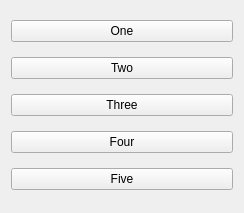
<?xml version="1.0" encoding="UTF-8"?>
<ui version="4.0">
 <class>Widget</class>
 <widget class="QWidget" name="Widget">
  <property name="geometry">
   <rect>
    <x>0</x>
    <y>0</y>
    <width>244</width>
    <height>213</height>
   </rect>
  </property>
  <property name="windowTitle">
   <string>Widget</string>
  </property>
  <layout class="QVBoxLayout" name="verticalLayout">
   <item>
    <widget class="QPushButton" name="oneButton">
     <property name="text">
      <string>One</string>
     </property>
    </widget>
   </item>
   <item>
    <widget class="QPushButton" name="twoButton">
     <property name="text">
      <string>Two</string>
     </property>
    </widget>
   </item>
   <item>
    <widget class="QPushButton" name="threeButton">
     <property name="text">
      <string>Three</string>
     </property>
    </widget>
   </item>
   <item>
    <widget class="QPushButton" name="fourButton">
     <property name="text">
      <string>Four</string>
     </property>
    </widget>
   </item>
   <item>
    <widget class="QPushButton" name="fiveButton">
     <property name="text">
      <string>Five</string>
     </property>
    </widget>
   </item>
  </layout>
 </widget>
 <resources/>
 <connections/>
</ui>
